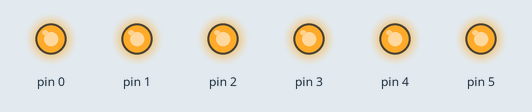
A sketch run on a simulated Arduino Uno, built with avr-gcc and run on an emulated ATmega328P. On the bench: output pins drawn as LEDs (lit = HIGH).

Above: at 0.1 s.
Timing chart, 0 to 1.6 s (numbered marks = the images above):
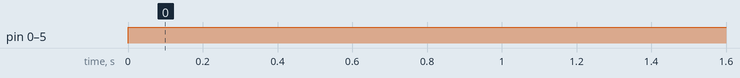

The sketch:

calismalar.ino
```cpp
void setup() {
 for(int i=0;i<6;i++)
 {
  pinMode(i,OUTPUT);
 }
 pinMode(A1,INPUT);
}

void loop() {
  for(int i=0;i<6;i++)
  {
    digitalWrite(i,HIGH);
  }

}
```

Measured:
- by itself, pin 0–5: LOW → HIGH at 0.00 s
